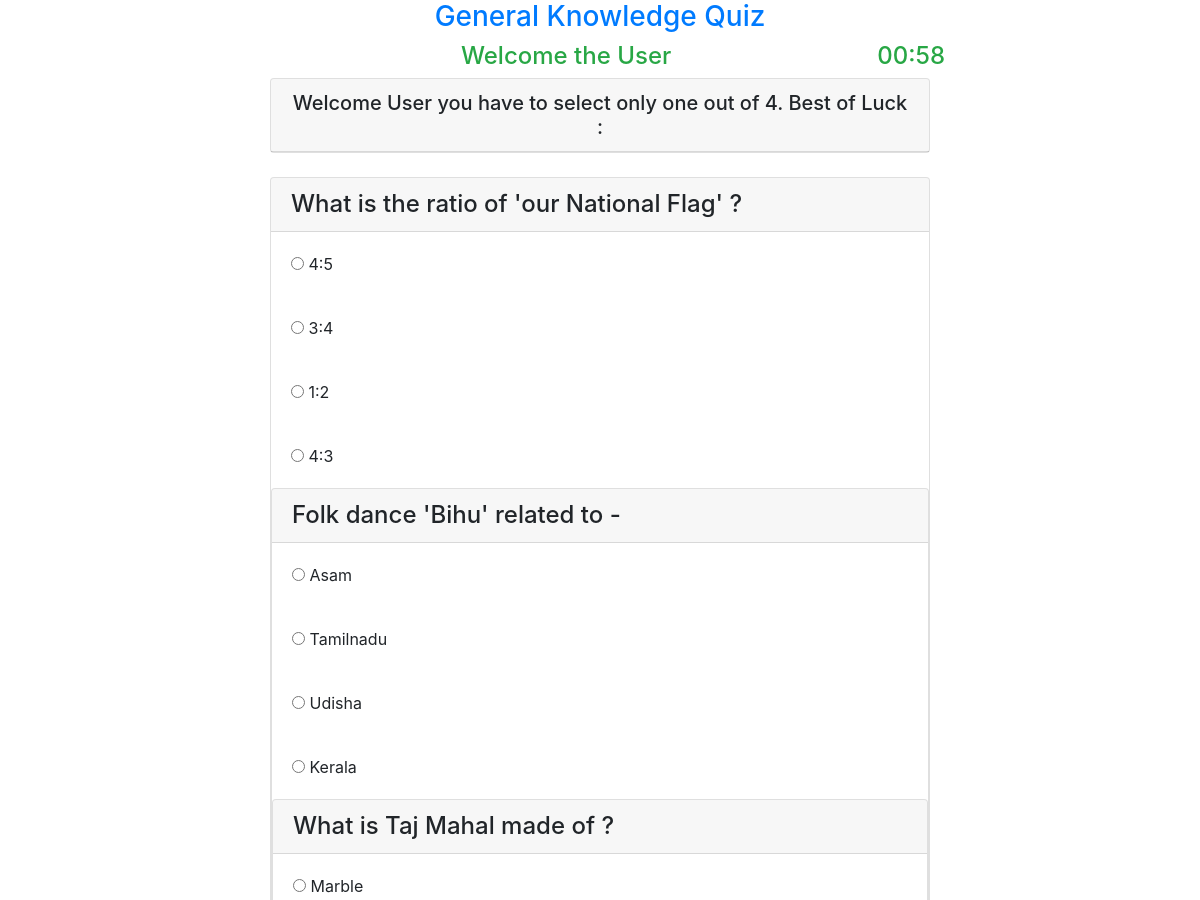
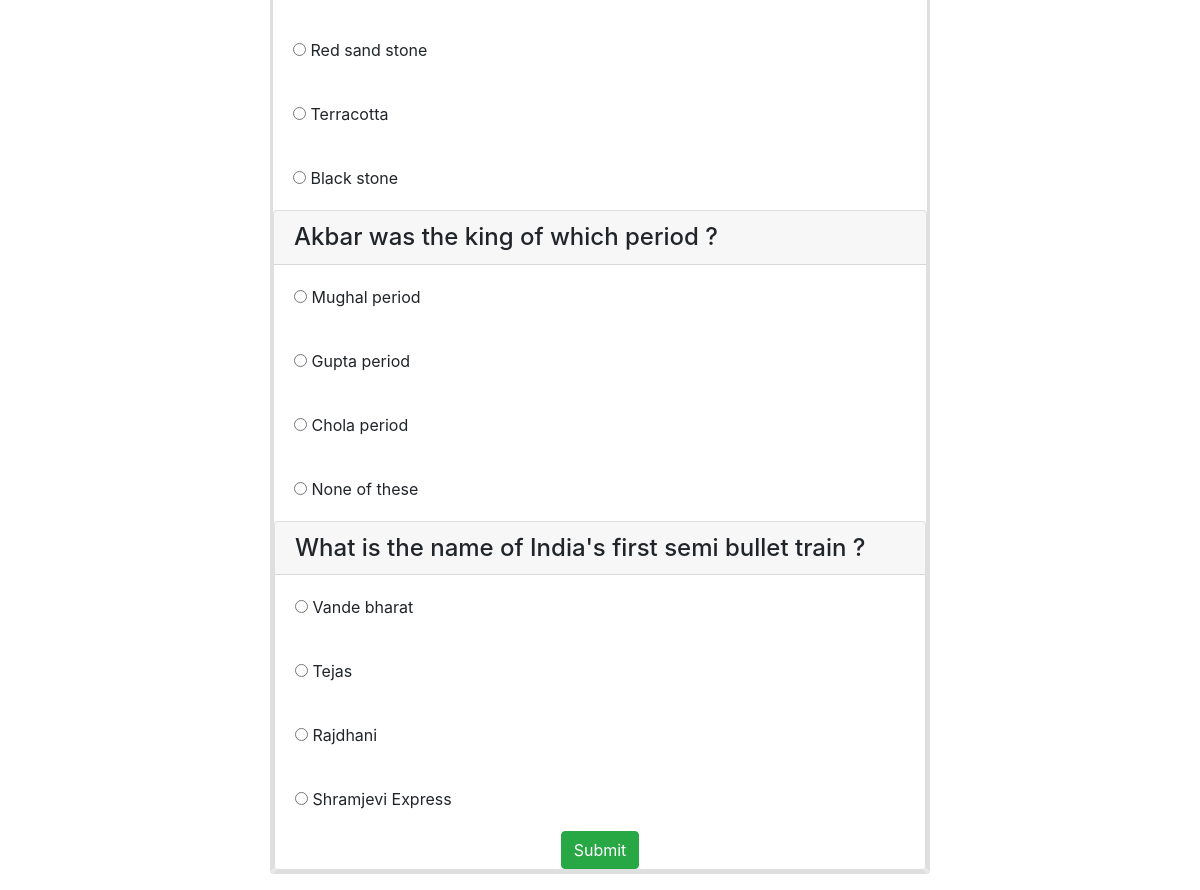
The app's page /easyquiz.php with its own data (2 pictures, top to bottom).
### tables this page shows
CREATE TABLE IF NOT EXISTS `questions` (
  `qid` int(100) NOT NULL AUTO_INCREMENT,
  `question` varchar(300) NOT NULL,
  `ans_id` int(250) NOT NULL,
  PRIMARY KEY (`qid`)
);

CREATE TABLE IF NOT EXISTS `answers` (
  `aid` int(250) NOT NULL AUTO_INCREMENT,
  `answer` varchar(250) NOT NULL,
  `ans_id` int(250) NOT NULL,
  PRIMARY KEY (`aid`)
);

### easyquiz.php (the view, shortened to what this page needs)
<?php
	$servername = "localhost";
	$username = "root";
	$password = "";
	$db="quiz";
	$conn = new mysqli($servername, $username, $password, $db);
?>
<html>
	<head>
		<link rel="stylesheet" href="https://maxcdn.bootstrapcdn.com/bootstrap/4.5.2/css/bootstrap.min.css">
		<link rel="stylesheet" type="text/css" href="css/style.css">
	</head>
	<body onload="timeout();">
		<div class="container">
			<h3 class="text-center text-primary">General Knowledge Quiz</h3>
			<h4 class="text-center text-success">Welcome the User
			<div id="time" style="float:right">timeout</div></h4>
		<div class="col-lg-12 m-auto d-block">
			<div class="card">
				<h5 class="text-center card-header">Welcome User you have to select only one out of 4. Best of Luck :</h5>
			</div><br>
			<form action="check.php" id="form1" method="POST">
			<?php
				for($i=1;$i<6;$i++)
				{
				$q = "select * from questions where qid= $i";
				$query = mysqli_query($conn,$q);
				while($rows = mysqli_fetch_array($query))
				{
			?>
				<div class="card">
					<h4 class="card-header"><?php echo $rows['question']?></h4>
					<?php
						$q = "select * from answers where ans_id = $i";
						$query = mysqli_query($conn,$q);
						while($rows = mysqli_fetch_array($query))
						{
					?>
					<div class="card-body">
						<input type="radio" name="quizcheck[<?php echo $rows['ans_id'];?>]" value="<?php echo $rows['aid'];?>">
						<?php echo $rows['answer'];?>
					</div>
			<?php
			}
				}
				}
			?>
			<input type="submit" name="submit" value="Submit" class="btn btn-success m-auto d-block">
	</form>
	</div>
	</div>
	</body>
</html>

### css/style.css (style rules this page uses)
.container { width:60%; margin:0 auto; overflow:auto; }

### records on screen
questions: question "What is the ratio of 'our National Flag' ?"
answers: answer "4:5"
answers: answer "3:4"
answers: answer "1:2"
answers: answer "4:3"
questions: question "Folk dance 'Bihu' related to -"
answers: answer "Asam"
answers: answer "Tamilnadu"
answers: answer "Udisha"
answers: answer "Kerala"
questions: question "What is Taj Mahal made of ?"
answers: answer "Marble"
answers: answer "Red sand stone"
answers: answer "Terracotta"
answers: answer "Black stone"
questions: question "Akbar was the king of which period ?"
answers: answer "Mughal period"
answers: answer "Gupta period"
answers: answer "Chola period"
answers: answer "None of these"
questions: question "What is the name of India's first semi bullet train ?"
answers: answer "Vande bharat"
answers: answer "Tejas"
answers: answer "Rajdhani"
answers: answer "Shramjevi Express"
